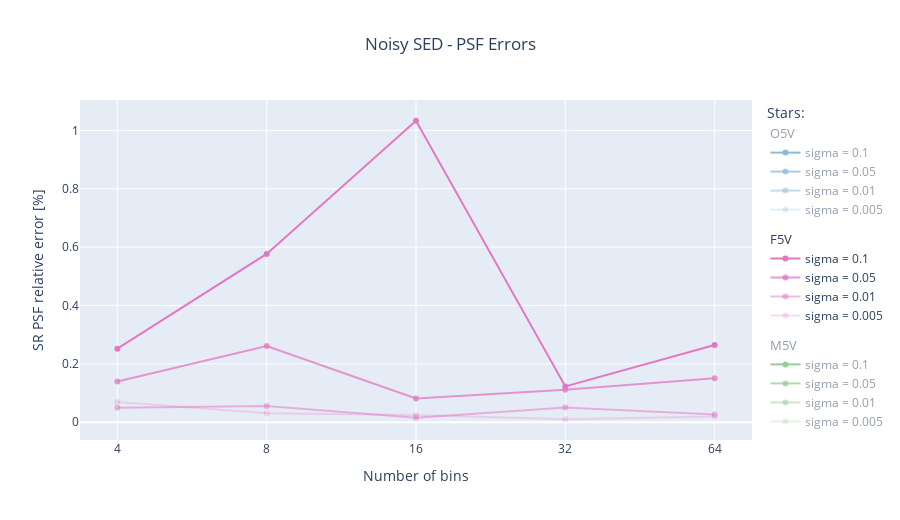

Notebook code cell kept with this figure:
### Code cell
display_stars = [0,6,12]
oppacity_sigma_list = [1, 0.75, 0.5, 0.25]

colors = plotly.colors.DEFAULT_PLOTLY_COLORS

fig = go.Figure()

for idx, star_id in enumerate(display_stars):
    for sigma_id in range(len(sigma_list)):
        fig.add_trace(go.Scatter(
            legendgroup=SED_name[star_id],
            legendgrouptitle_text=SED_name[star_id],
            x=n_bins_list,
            y=rel_rmse_mat_noisy[sigma_id,:,star_id],
            name='sigma = {}'.format(sigma_list[sigma_id]),
            visible=True if idx==1 else 'legendonly',
            line=dict(color='rgba'+colors[np.mod(star_id,10)][3:-1]+', {})'.format(oppacity_sigma_list[sigma_id])),
        ))

fig.update_xaxes(tickvals=n_bins_list, title_text="Number of bins", type="log")
fig.update_yaxes(title_text="SR PSF relative error [%]")
fig.update_layout(legend_title_text='Stars:', title={'text':'Noisy SED - PSF Errors', 'x':0.5}, width=900, height=520)

fig.write_image('../outputs/plots/noisy_errors.pdf', engine='kaleido')
fig.show()

### Figure 1 — Plotly figure (JSON) as saved in the notebook; plotly's stock layout.template omitted (floating-point values rounded to 4 significant figures)
{"data": [{"legendgroup": "O5V", "legendgrouptitle": {"text": "O5V"}, "line": {"color": "rgba(31, 119, 180, 1)"}, "name": "sigma = 0.1", "type": "scatter", "visible": "legendonly", "x": [4, 8, 16, 32, 64], "y": [0.9438, 0.2141, 0.04807, 0.3995, 0.1297]}, {"legendgroup": "O5V", "legendgrouptitle": {"text": "O5V"}, "line": {"color": "rgba(31, 119, 180, 0.75)"}, "name": "sigma = 0.05", "type": "scatter", "visible": "legendonly", "x": [4, 8, 16, 32, 64], "y": [0.4943, 0.2351, 0.4722, 0.03371, 0.1812]}, {"legendgroup": "O5V", "legendgrouptitle": {"text": "O5V"}, "line": {"color": "rgba(31, 119, 180, 0.5)"}, "name": "sigma = 0.01", "type": "scatter", "visible": "legendonly", "x": [4, 8, 16, 32, 64], "y": [0.06982, 0.04671, 0.1425, 0.06505, 0.02683]}, {"legendgroup": "O5V", "legendgrouptitle": {"text": "O5V"}, "line": {"color": "rgba(31, 119, 180, 0.25)"}, "name": "sigma = 0.005", "type": "scatter", "visible": "legendonly", "x": [4, 8, 16, 32, 64], "y": [0.05489, 0.008786, 0.01839, 0.01422, 0.02201]}, {"legendgroup": "F5V", "legendgrouptitle": {"text": "F5V"}, "line": {"color": "rgba(227, 119, 194, 1)"}, "name": "sigma = 0.1", "type": "scatter", "visible": true, "x": [4, 8, 16, 32, 64], "y": [0.2521, 0.5768, 1.033, 0.1227, 0.2644]}, {"legendgroup": "F5V", "legendgrouptitle": {"text": "F5V"}, "line": {"color": "rgba(227, 119, 194, 0.75)"}, "name": "sigma = 0.05", "type": "scatter", "visible": true, "x": [4, 8, 16, 32, 64], "y": [0.1397, 0.2614, 0.08136, 0.1109, 0.1509]}, {"legendgroup": "F5V", "legendgrouptitle": {"text": "F5V"}, "line": {"color": "rgba(227, 119, 194, 0.5)"}, "name": "sigma = 0.01", "type": "scatter", "visible": true, "x": [4, 8, 16, 32, 64], "y": [0.04976, 0.05533, 0.01532, 0.05074, 0.02637]}, {"legendgroup": "F5V", "legendgrouptitle": {"text": "F5V"}, "line": {"color": "rgba(227, 119, 194, 0.25)"}, "name": "sigma = 0.005", "type": "scatter", "visible": true, "x": [4, 8, 16, 32, 64], "y": [0.06907, 0.0308, 0.02478, 0.0101, 0.01941]}, {"legendgroup": "M5V", "legendgrouptitle": {"text": "M5V"}, "line": {"color": "rgba(44, 160, 44, 1)"}, "name": "sigma = 0.1", "type": "scatter", "visible": "legendonly", "x": [4, 8, 16, 32, 64], "y": [1.423, 0.8465, 0.7727, 0.2157, 0.09627]}, {"legendgroup": "M5V", "legendgrouptitle": {"text": "M5V"}, "line": {"color": "rgba(44, 160, 44, 0.75)"}, "name": "sigma = 0.05", "type": "scatter", "visible": "legendonly", "x": [4, 8, 16, 32, 64], "y": [0.2818, 0.1973, 0.1607, 0.1147, 0.1335]}, {"legendgroup": "M5V", "legendgrouptitle": {"text": "M5V"}, "line": {"color": "rgba(44, 160, 44, 0.5)"}, "name": "sigma = 0.01", "type": "scatter", "visible": "legendonly", "x": [4, 8, 16, 32, 64], "y": [0.05995, 0.1379, 0.02612, 0.03832, 0.0206]}, {"legendgroup": "M5V", "legendgrouptitle": {"text": "M5V"}, "line": {"color": "rgba(44, 160, 44, 0.25)"}, "name": "sigma = 0.005", "type": "scatter", "visible": "legendonly", "x": [4, 8, 16, 32, 64], "y": [0.05081, 0.02894, 0.02763, 0.01248, 0.0095]}], "layout": {"height": 520, "legend": {"title": {"text": "Stars:"}}, "title": {"text": "Noisy SED - PSF Errors", "x": 0.5}, "width": 900, "xaxis": {"tickvals": [4, 8, 16, 32, 64], "title": {"text": "Number of bins"}, "type": "log"}, "yaxis": {"title": {"text": "SR PSF relative error [%]"}}}}
